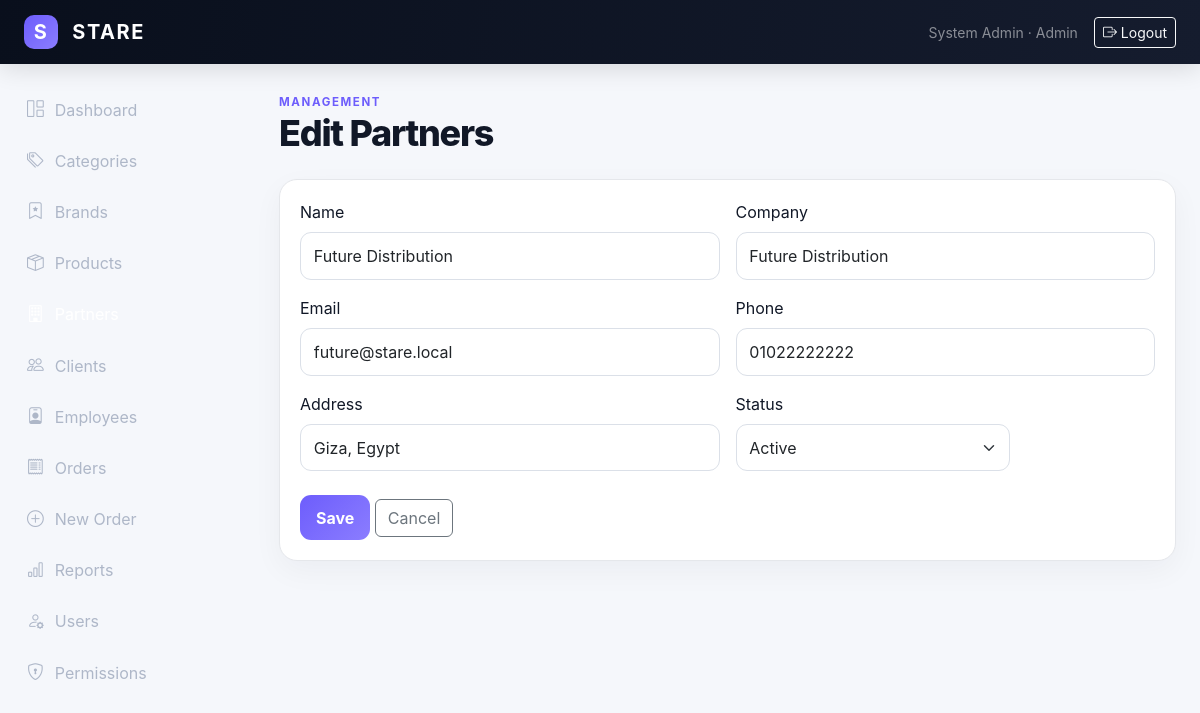
The page /admin/partners/form.php?id=2 (signed in) on the database its author committed.
### tables this page shows
CREATE TABLE users (
  id INT UNSIGNED AUTO_INCREMENT PRIMARY KEY,
  name VARCHAR(120) NOT NULL,
  email VARCHAR(180) NOT NULL UNIQUE,
  password VARCHAR(255) NOT NULL,
  role_id INT UNSIGNED NOT NULL,
  status ENUM('active','pending','blocked') NOT NULL DEFAULT 'active',
  created_at TIMESTAMP DEFAULT CURRENT_TIMESTAMP,
  updated_at TIMESTAMP DEFAULT CURRENT_TIMESTAMP ON UPDATE CURRENT_TIMESTAMP,
  CONSTRAINT fk_users_role FOREIGN KEY (role_id) REFERENCES roles(id)
);

CREATE TABLE roles (
  id INT UNSIGNED AUTO_INCREMENT PRIMARY KEY,
  name VARCHAR(50) NOT NULL UNIQUE,
  description VARCHAR(255) NULL,
  created_at TIMESTAMP DEFAULT CURRENT_TIMESTAMP
);

CREATE TABLE partners (
  id INT UNSIGNED AUTO_INCREMENT PRIMARY KEY,
  name VARCHAR(150) NOT NULL,
  company VARCHAR(150) NULL,
  email VARCHAR(180) NULL,
  phone VARCHAR(30) NULL,
  address VARCHAR(255) NULL,
  status ENUM('active','inactive') NOT NULL DEFAULT 'active',
  created_at TIMESTAMP DEFAULT CURRENT_TIMESTAMP
);

### includes/functions.php (called while the page is built, shortened)
<?php
function e($value): string
{
    return htmlspecialchars((string) $value, ENT_QUOTES, 'UTF-8');
}
function current_user(PDO $pdo): ?array
{
    static $user = false;
    if ($user !== false) {
        return $user;
    }
    $statement = $pdo->prepare(
        'SELECT u.*, r.name AS role_name
         FROM users u
         JOIN roles r ON r.id = u.role_id
         WHERE u.id = ?
         LIMIT 1'
    );
    $statement->execute([(int) $_SESSION['user_id']]);
    return $user = $statement->fetch() ?: null;
}
function user_role(PDO $pdo): string
{
    return current_user($pdo)['role_name'] ?? '';
}
function is_logged_in(PDO $pdo): bool
{
    return current_user($pdo) !== null;
}
function has_permission(PDO $pdo, string $permission): bool
{
    $user = current_user($pdo);
    if ($user['role_name'] === 'admin') {
        return true;
    }
    static $cache = [];
    $roleId = (int) $user['role_id'];
    return isset($cache[$roleId][$permission]);
}
function require_login(PDO $pdo): void
{
    if (!is_logged_in($pdo)) {
        redirect('/login.php');
    }
}
function require_permission(PDO $pdo, string $permission): void
{
    require_login($pdo);
}

### admin/partners/form.php (the view)
<?php
require_once __DIR__.'/../../config/database.php';require_once __DIR__.'/../../includes/functions.php';require_permission($pdo,'manage_partners');$active='partners';$id=(int)($_GET['id']??0);$row=['name'=>'','company'=>'','email'=>'','phone'=>'','address'=>'','status'=>'active'];if($id){$st=$pdo->prepare("SELECT * FROM partners WHERE id=?");$st->execute([$id]);$row=$st->fetch()?:$row;}$error='';if($_SERVER['REQUEST_METHOD']==='POST'){verify_csrf();$args=[];$args[]=trim($_POST["name"]??"");$args[]=trim($_POST["company"]??"");$args[]=trim($_POST["email"]??"");$args[]=trim($_POST["phone"]??"");$args[]=trim($_POST["address"]??"");$status=$_POST['status']??'active';$args[]=$status;try{if($id){$st=$pdo->prepare("UPDATE partners SET name=?, company=?, email=?, phone=?, address=?,status=? WHERE id=?");$args[]=$id;}else{$st=$pdo->prepare("INSERT INTO partners(name, company, email, phone, address,status) VALUES(?, ?, ?, ?, ?, ?)");}$st->execute($args);flash('success','Partners saved.');redirect('/admin/partners/index.php');}catch(Throwable $e){$error='Could not save. Check required fields and unique values.';}}$pageTitle=$id?'Edit Partners':'Add Partners';include __DIR__.'/../../includes/header.php';?>
<div class="mb-4"><span class="eyebrow">MANAGEMENT</span><h1 class="page-title"><?=$id?'Edit':'Add'?> Partners</h1></div><div class="panel form-panel"><?php if($error):?><div class="alert alert-danger"><?=e($error)?></div><?php endif;?><form method="post"><?=csrf_field()?><div class="row g-3"><div class="col-md-6"><label class="form-label">Name</label><input class="form-control" type="text" name="name" value="<?=e($row["name"])?>"></div><div class="col-md-6"><label class="form-label">Company</label><input class="form-control" type="text" name="company" value="<?=e($row["company"])?>"></div><div class="col-md-6"><label class="form-label">Email</label><input class="form-control" type="email" name="email" value="<?=e($row["email"])?>"></div><div class="col-md-6"><label class="form-label">Phone</label><input class="form-control" type="text" name="phone" value="<?=e($row["phone"])?>"></div><div class="col-md-6"><label class="form-label">Address</label><input class="form-control" type="text" name="address" value="<?=e($row["address"])?>"></div><div class="col-md-4"><label class="form-label">Status</label><select class="form-select" name="status"><option value="active" <?=$row['status']==='active'?'selected':''?>>Active</option><option value="inactive" <?=$row['status']==='inactive'?'selected':''?>>Inactive</option></select></div></div><div class="mt-4"><button class="btn btn-stare">Save</button> <a class="btn btn-outline-secondary" href="index.php">Cancel</a></div></form></div><?php include __DIR__.'/../../includes/footer.php';?>

### includes/header.php (shortened to what this page needs)
<?php
require_once __DIR__.'/functions.php';
$user=$pdo?current_user($pdo):null;
$active=$active??'';
?>
<!doctype html>
<html lang="en" dir="ltr">
<head>
<link href="https://cdn.jsdelivr.net/npm/bootstrap@5.3.3/dist/css/bootstrap.min.css" rel="stylesheet">
<link href="https://cdn.jsdelivr.net/npm/bootstrap-icons@1.11.3/font/bootstrap-icons.css" rel="stylesheet">
<link href="<?=BASE_URL?>/assets/css/style.css" rel="stylesheet">
</head>
<body class="<?=e($bodyClass??'')?>">
<nav class="navbar navbar-expand-lg navbar-dark stare-navbar sticky-top">
 <div class="container-fluid px-3 px-lg-4">
  <a class="navbar-brand fw-bold" href="<?=BASE_URL?>/index.php"><span class="brand-mark">S</span> STARE</a>
  <?php if($user): ?>
  <div class="d-none d-lg-flex align-items-center ms-auto gap-3">
    <span class="small text-white-50"><?=e($user['name'])?> · <?=e(ucfirst($user['role_name']))?></span>
    <a class="btn btn-sm btn-outline-light" href="<?=BASE_URL?>/logout.php"><i class="bi bi-box-arrow-right"></i> Logout</a>
  </div>
  <?php endif; ?>
 </div>
</nav>
<?php if($user): ?>
<div class="offcanvas-lg offcanvas-start sidebar" tabindex="-1" id="sidebar">
 <div class="offcanvas-body p-0">
  <div class="sidebar-inner">
   <nav class="nav flex-column gap-1">
    <?php if(has_permission($pdo,'view_dashboard')): ?><a class="nav-link <?=($active==='dashboard'?'active':'')?>" href="<?=BASE_URL?>/index.php"><i class="bi bi-grid-1x2"></i> Dashboard</a><?php endif; ?>
    <?php if(has_permission($pdo,'view_categories')): ?><a class="nav-link <?=($active==='categories'?'active':'')?>" href="<?=BASE_URL?>/admin/categories/index.php"><i class="bi bi-tags"></i> Categories</a><?php endif; ?>
    <?php if(has_permission($pdo,'view_brands')): ?><a class="nav-link <?=($active==='brands'?'active':'')?>" href="<?=BASE_URL?>/admin/brands/index.php"><i class="bi bi-bookmark-star"></i> Brands</a><?php endif; ?>
    <?php if(has_permission($pdo,'view_products')): ?><a class="nav-link <?=($active==='products'?'active':'')?>" href="<?=BASE_URL?>/admin/products/index.php"><i class="bi bi-box-seam"></i> Products</a><?php endif; ?>
    <?php if(has_permission($pdo,'view_partners')): ?><a class="nav-link <?=($active==='partners'?'active':'')?>" href="<?=BASE_URL?>/admin/partners/index.php"><i class="bi bi-building"></i> Partners</a><?php endif; ?>
    <?php if(has_permission($pdo,'view_clients')): ?><a class="nav-link <?=($active==='clients'?'active':'')?>" href="<?=BASE_URL?>/admin/clients/index.php"><i class="bi bi-people"></i> Clients</a><?php endif; ?>
    <?php if(has_permission($pdo,'view_employees')): ?><a class="nav-link <?=($active==='employees'?'active':'')?>" href="<?=BASE_URL?>/admin/employees/index.php"><i class="bi bi-person-badge"></i> Employees</a><?php endif; ?>
    <?php if(has_permission($pdo,'view_orders')): ?><a class="nav-link <?=($active==='orders'?'active':'')?>" href="<?=BASE_URL?>/admin/orders/index.php"><i class="bi bi-receipt"></i> Orders</a><?php endif; ?>
    <?php if(has_permission($pdo,'create_orders') && user_role($pdo)!=='client'): ?><a class="nav-link" href="<?=BASE_URL?>/admin/orders/create.php"><i class="bi bi-plus-circle"></i> New Order</a><?php endif; ?>
    <?php if(has_permission($pdo,'view_reports')): ?><a class="nav-link <?=($active==='reports'?'active':'')?>" href="<?=BASE_URL?>/admin/reports/index.php"><i class="bi bi-bar-chart"></i> Reports</a><?php endif; ?>
    <?php if(has_permission($pdo,'manage_users')): ?><a class="nav-link <?=($active==='users'?'active':'')?>" href="<?=BASE_URL?>/admin/users/index.php"><i class="bi bi-person-gear"></i> Users</a><?php endif; ?>
    <?php if(has_permission($pdo,'manage_permissions')): ?><a class="nav-link <?=($active==='permissions'?'active':'')?>" href="<?=BASE_URL?>/admin/permissions/index.php"><i class="bi bi-shield-lock"></i> Permissions</a><?php endif; ?>
   </nav>
  </div>
 </div>
</div>
<main class="main-content">
 <div class="container-fluid px-3 px-lg-4 py-4">
<?php else: ?>
<main class="auth-main">
 <div class="container py-5">
<?php endif; ?>

### assets/css/style.css (style rules this page uses)
:root { --bg:#f5f7fb;--panel:#fff;--ink:#111827;--muted:#6b7280;--line:#e5e7eb;--dark:#0b1220;--accent:#6d5dfc;--accent2:#8b7dff }
* { box-sizing:border-box }
body { background:var(--bg);color:var(--ink);font-family:Inter,system-ui,-apple-system,BlinkMacSystemFont,"Segoe UI",sans-serif }
.stare-navbar { background:linear-gradient(100deg,#090f1c,#151c2e);height:64px;box-shadow:0 5px 25px rgba(0,0,0,.12);z-index:1040 }
.navbar-brand { letter-spacing:.08em }
.brand-mark { display:inline-flex;width:34px;height:34px;align-items:center;justify-content:center;border-radius:10px;background:linear-gradient(135deg,var(--accent),var(--accent2));color:#fff;margin-right:8px }
.sidebar { position:fixed;top:64px;bottom:0;left:0;width:255px;background:#0b1220;color:#fff;z-index:1030 }
.sidebar-inner { height:100%;display:flex;flex-direction:column;padding:22px 14px }
.sidebar .nav-link { color:#aeb7c8;border-radius:12px;padding:11px 13px;display:flex;align-items:center;gap:11px }
.sidebar .nav-link:hover,.sidebar .nav-link.active { background:rgba(255,255,255,.09);color:#fff }
.sidebar .nav-link i { font-size:1.05rem }
.main-content { margin-left:255px;min-height:calc(100vh - 64px) }
.eyebrow { font-size:.72rem;letter-spacing:.14em;font-weight:700;color:var(--accent);text-transform:uppercase }
.page-title { font-weight:800;letter-spacing:-.035em;font-size:clamp(1.7rem,3vw,2.3rem) }
.stat-card,.panel,.product-card { background:var(--panel);border:1px solid var(--line);border-radius:18px;box-shadow:0 10px 30px rgba(15,23,42,.045) }
.panel { padding:20px }
.form-panel { max-width:1000px }
.btn-stare { background:linear-gradient(135deg,var(--accent),var(--accent2));border:0;color:#fff;font-weight:700;border-radius:11px;padding:.65rem 1rem }
.form-control,.form-select { border-color:#dbe0e8;border-radius:11px;padding:.68rem .8rem }

### rows shown on the page
users: name "System Admin", role.name "Admin"
partners: name "Future Distribution", company "Future Distribution", email "future@stare.local", phone "01022222222", address "Giza, Egypt", status "Active"
